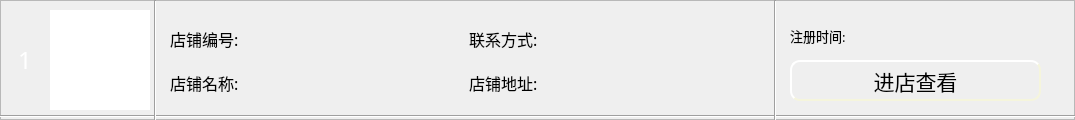
<?xml version="1.0" encoding="UTF-8"?>
<ui version="4.0">
 <class>ShopItem</class>
 <widget class="QWidget" name="ShopItem">
  <property name="geometry">
   <rect>
    <x>0</x>
    <y>0</y>
    <width>1075</width>
    <height>120</height>
   </rect>
  </property>
  <property name="windowTitle">
   <string>Form</string>
  </property>
  <widget class="QFrame" name="frame">
   <property name="geometry">
    <rect>
     <x>0</x>
     <y>0</y>
     <width>1075</width>
     <height>120</height>
    </rect>
   </property>
   <property name="styleSheet">
    <string notr="true"/>
   </property>
   <property name="frameShape">
    <enum>QFrame::StyledPanel</enum>
   </property>
   <property name="frameShadow">
    <enum>QFrame::Raised</enum>
   </property>
   <widget class="QLabel" name="lb_num">
    <property name="geometry">
     <rect>
      <x>10</x>
      <y>45</y>
      <width>30</width>
      <height>30</height>
     </rect>
    </property>
    <property name="font">
     <font>
      <family>黑体</family>
      <pointsize>18</pointsize>
     </font>
    </property>
    <property name="styleSheet">
     <string notr="true">border-image: url(:/image/water.png);
color: rgb(255, 255, 255);</string>
    </property>
    <property name="text">
     <string>1</string>
    </property>
    <property name="alignment">
     <set>Qt::AlignCenter</set>
    </property>
   </widget>
   <widget class="Line" name="line">
    <property name="geometry">
     <rect>
      <x>-10</x>
      <y>96</y>
      <width>1091</width>
      <height>41</height>
     </rect>
    </property>
    <property name="orientation">
     <enum>Qt::Horizontal</enum>
    </property>
   </widget>
   <widget class="Line" name="line_3">
    <property name="geometry">
     <rect>
      <x>760</x>
      <y>0</y>
      <width>31</width>
      <height>121</height>
     </rect>
    </property>
    <property name="orientation">
     <enum>Qt::Vertical</enum>
    </property>
   </widget>
   <widget class="QWidget" name="layoutWidget">
    <property name="geometry">
     <rect>
      <x>790</x>
      <y>20</y>
      <width>251</width>
      <height>31</height>
     </rect>
    </property>
    <layout class="QGridLayout" name="gridLayout_4">
     <item row="0" column="0">
      <widget class="QLabel" name="label_6">
       <property name="sizePolicy">
        <sizepolicy hsizetype="Fixed" vsizetype="Preferred">
         <horstretch>0</horstretch>
         <verstretch>0</verstretch>
        </sizepolicy>
       </property>
       <property name="font">
        <font>
         <family>楷体</family>
         <pointsize>10</pointsize>
        </font>
       </property>
       <property name="text">
        <string>注册时间:</string>
       </property>
      </widget>
     </item>
     <item row="0" column="1">
      <widget class="QLabel" name="lb_time">
       <property name="font">
        <font>
         <family>楷体</family>
         <pointsize>9</pointsize>
        </font>
       </property>
       <property name="text">
        <string/>
       </property>
      </widget>
     </item>
    </layout>
   </widget>
   <widget class="QLabel" name="label">
    <property name="geometry">
     <rect>
      <x>50</x>
      <y>10</y>
      <width>100</width>
      <height>100</height>
     </rect>
    </property>
    <property name="styleSheet">
     <string notr="true">background-color: rgb(255, 255, 255);</string>
    </property>
    <property name="text">
     <string/>
    </property>
   </widget>
   <widget class="QWidget" name="layoutWidget_2">
    <property name="geometry">
     <rect>
      <x>170</x>
      <y>20</y>
      <width>591</width>
      <height>81</height>
     </rect>
    </property>
    <layout class="QGridLayout" name="gridLayout_3">
     <item row="0" column="0">
      <layout class="QGridLayout" name="gridLayout">
       <item row="0" column="0">
        <widget class="QLabel" name="label_2">
         <property name="sizePolicy">
          <sizepolicy hsizetype="Fixed" vsizetype="Preferred">
           <horstretch>0</horstretch>
           <verstretch>0</verstretch>
          </sizepolicy>
         </property>
         <property name="font">
          <font>
           <family>楷体</family>
           <pointsize>12</pointsize>
          </font>
         </property>
         <property name="text">
          <string>店铺编号:</string>
         </property>
        </widget>
       </item>
       <item row="0" column="1">
        <widget class="QLabel" name="lb_shid">
         <property name="font">
          <font>
           <family>楷体</family>
           <pointsize>12</pointsize>
          </font>
         </property>
         <property name="text">
          <string/>
         </property>
        </widget>
       </item>
       <item row="1" column="0">
        <widget class="QLabel" name="label_3">
         <property name="sizePolicy">
          <sizepolicy hsizetype="Fixed" vsizetype="Preferred">
           <horstretch>0</horstretch>
           <verstretch>0</verstretch>
          </sizepolicy>
         </property>
         <property name="font">
          <font>
           <family>楷体</family>
           <pointsize>12</pointsize>
          </font>
         </property>
         <property name="text">
          <string>店铺名称:</string>
         </property>
        </widget>
       </item>
       <item row="1" column="1">
        <widget class="QLabel" name="lb_shname">
         <property name="font">
          <font>
           <family>楷体</family>
           <pointsize>12</pointsize>
          </font>
         </property>
         <property name="text">
          <string/>
         </property>
        </widget>
       </item>
      </layout>
     </item>
     <item row="0" column="1">
      <layout class="QGridLayout" name="gridLayout_2">
       <item row="0" column="0">
        <widget class="QLabel" name="label_4">
         <property name="sizePolicy">
          <sizepolicy hsizetype="Fixed" vsizetype="Preferred">
           <horstretch>0</horstretch>
           <verstretch>0</verstretch>
          </sizepolicy>
         </property>
         <property name="font">
          <font>
           <family>楷体</family>
           <pointsize>12</pointsize>
          </font>
         </property>
         <property name="text">
          <string>联系方式:</string>
         </property>
        </widget>
       </item>
       <item row="0" column="1">
        <widget class="QLabel" name="lb_phone">
         <property name="font">
          <font>
           <family>楷体</family>
           <pointsize>12</pointsize>
          </font>
         </property>
         <property name="text">
          <string/>
         </property>
        </widget>
       </item>
       <item row="1" column="0">
        <widget class="QLabel" name="label_5">
         <property name="sizePolicy">
          <sizepolicy hsizetype="Fixed" vsizetype="Preferred">
           <horstretch>0</horstretch>
           <verstretch>0</verstretch>
          </sizepolicy>
         </property>
         <property name="font">
          <font>
           <family>楷体</family>
           <pointsize>12</pointsize>
          </font>
         </property>
         <property name="text">
          <string>店铺地址:</string>
         </property>
        </widget>
       </item>
       <item row="1" column="1">
        <widget class="QLabel" name="lb_site">
         <property name="font">
          <font>
           <family>楷体</family>
           <pointsize>12</pointsize>
          </font>
         </property>
         <property name="text">
          <string/>
         </property>
        </widget>
       </item>
      </layout>
     </item>
    </layout>
   </widget>
   <widget class="QPushButton" name="pb_enter">
    <property name="geometry">
     <rect>
      <x>790</x>
      <y>60</y>
      <width>251</width>
      <height>41</height>
     </rect>
    </property>
    <property name="font">
     <font>
      <family>楷体</family>
      <pointsize>16</pointsize>
     </font>
    </property>
    <property name="styleSheet">
     <string notr="true">QPushButton{
	background-image: url(:/ico/pb1.jpg);
    border-style: outset;
    border-width: 2px;
    border-radius: 10px;
    border-color: beige;
    min-width: 5em;
    padding: 6px;
}
QPushButton:hover
{
	
	background-image: url(:/ico/pb.jpg);
    border-style: inset;
}

QPushButton:pressed{
	
	background-image: url(:/ico/pb2.jpg);
    border-style: inset;
}


</string>
    </property>
    <property name="text">
     <string>进店查看</string>
    </property>
   </widget>
   <widget class="Line" name="line_2">
    <property name="geometry">
     <rect>
      <x>130</x>
      <y>0</y>
      <width>51</width>
      <height>121</height>
     </rect>
    </property>
    <property name="orientation">
     <enum>Qt::Vertical</enum>
    </property>
   </widget>
  </widget>
 </widget>
 <resources/>
 <connections/>
</ui>
